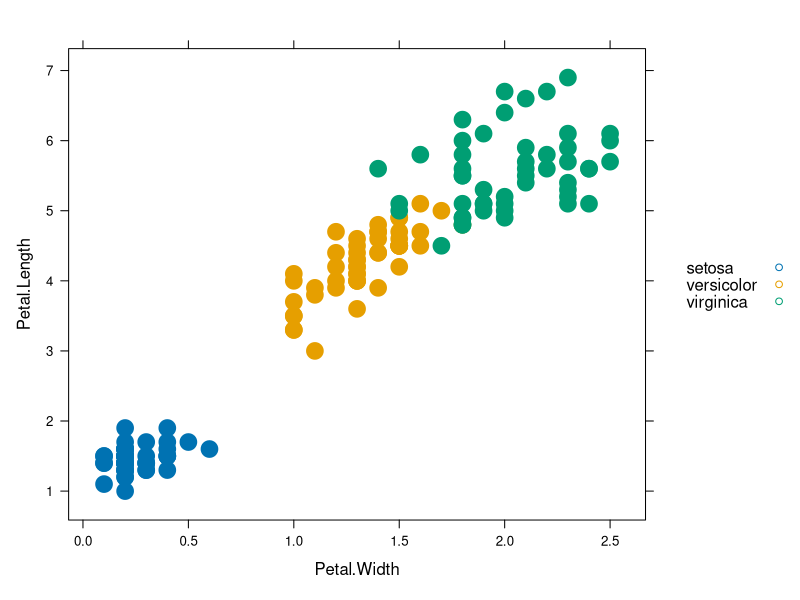
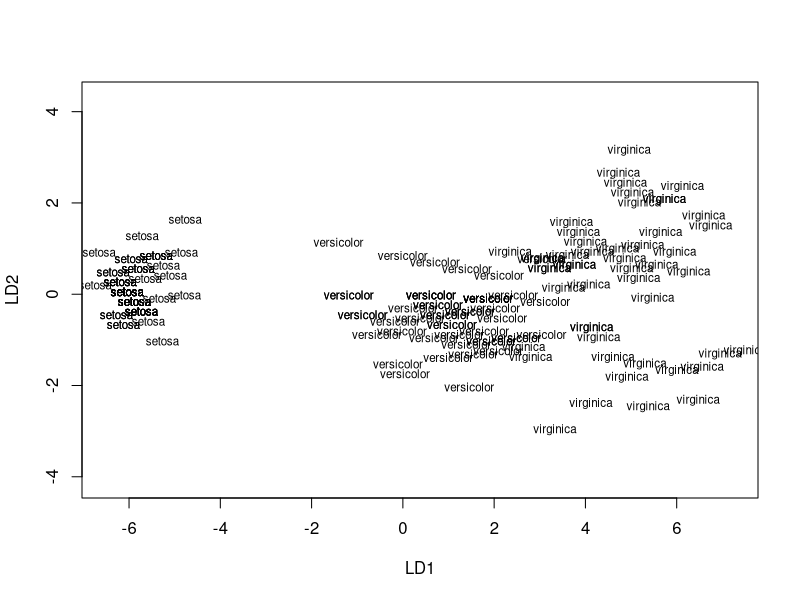

Reproduce these figures in R, in order.
# Exercise Iris - LDA and KNN

# Classify the iris dataset according to Specieis
# using the predictors Petal.Length and Petal.Width
# perform both LDA and KNN (k o f3)

# test dataframe
Petal.Width = c(0.7, 2.5)
Petal.Length = c(2.4, 7)
Species = c("Setosa", "virginica")
test = data.frame(Petal.Width, Petal.Length, Species)


library(lattice)

with(iris, xyplot(Petal.Length ~ Petal.Width, group=Species,
                  auto.key=T, pch=20, cex=3))

library(MASS)

mylda = lda(data=iris, Species ~ Petal.Length+Petal.Width) # Species is the outcome variable

mylda

plot(mylda)


# to use the predict function, it is useful to create a data frame
# with test vectors

# test dataframe
Petal.Width = c(0.7, 2.5)
Petal.Length = c(2.4, 7)
Species = c("Setosa", "virginica")
test = data.frame(Petal.Width, Petal.Length, Species)

mylda.prediction = predict(object = mylda, newdata = test[,c(1,2)])$class
# we specify that we want the class as output

mylda.prediction

table(mylda.prediction, test[,3])


# KNN

# clear the environment at first to avoid object name confusion

attach(iris)

train <- cbind(Petal.Width, Petal.Length)

library(class)

test = matrix(c(.7, 2.5, 2.4, 7), nrow=2)

knn(train, test, cl=Species, k=3, prob=T)


